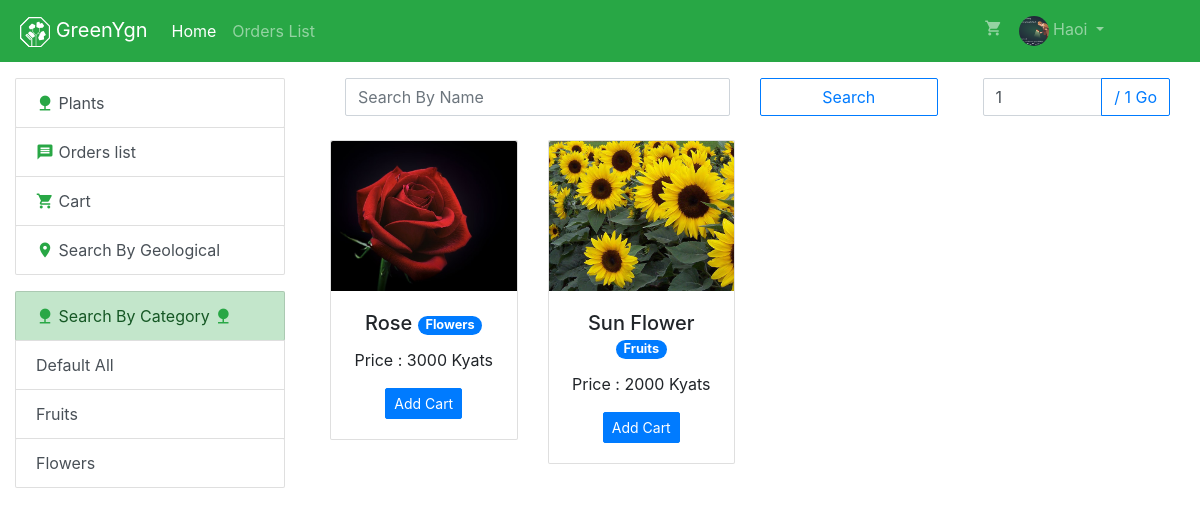
Page /users (signed in) on the earlier database version.
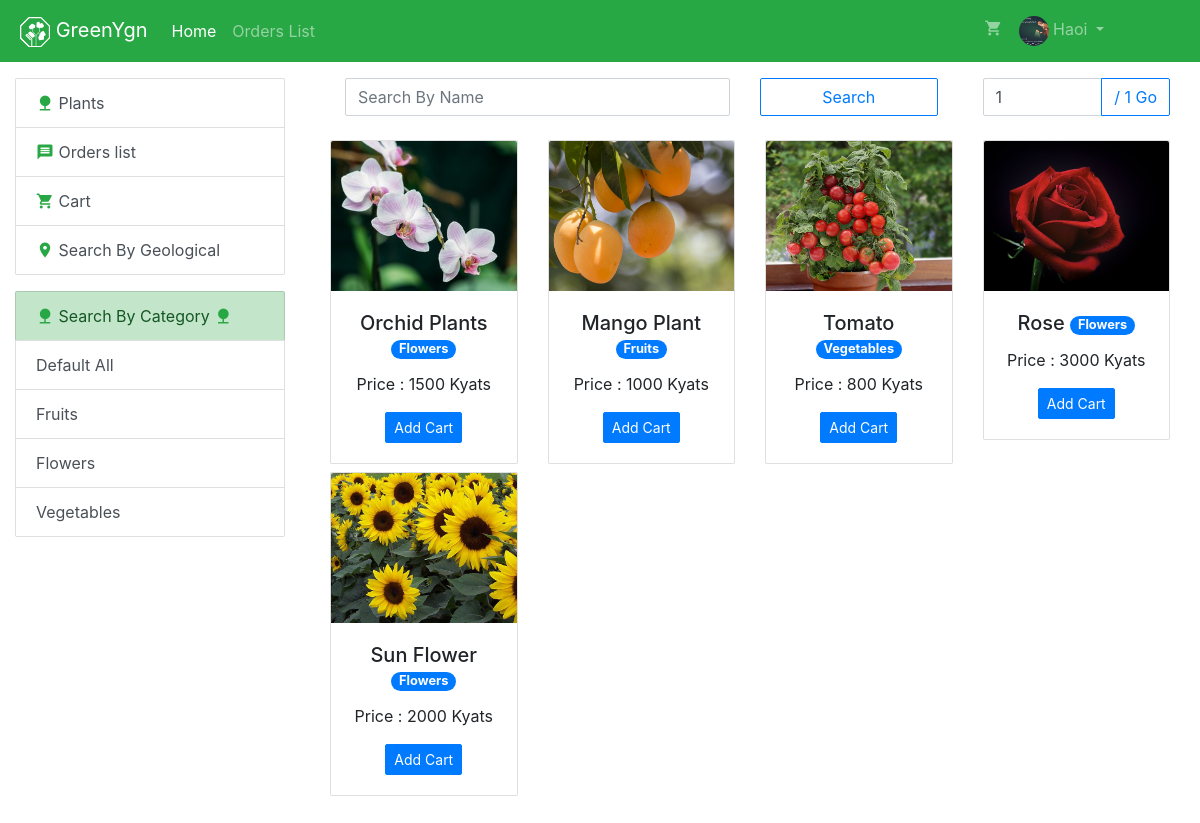
Same page on the later database version.
### tables this page shows
CREATE TABLE `category` (
  `id` int(11) NOT NULL,
  `name` varchar(100) DEFAULT NULL,
  `created_at` datetime DEFAULT NULL,
  `modified_at` datetime DEFAULT NULL,
  `deleted_at` datetime DEFAULT NULL
);

CREATE TABLE `plants` (
  `id` int(11) NOT NULL,
  `image` varchar(120) NOT NULL,
  `name` varchar(120) DEFAULT NULL,
  `price` int(11) NOT NULL,
  `category_id` int(11) NOT NULL,
  `admin_id` int(10) UNSIGNED NOT NULL,
  `deleted_at` datetime DEFAULT NULL,
  `created_at` datetime DEFAULT NULL,
  `modified_at` datetime DEFAULT NULL
);

### users/functions/index/getdata.php (called while the page is built)
<?php
if (isset($_GET['page']) && is_numeric($_GET['page'])) {
    $page = $_GET['page'];
} else {
    $page = 1;
}
$cat = (isset($_GET['cat_id']) && is_numeric($_GET['cat_id'])) ? "AND `p`.`category_id` = " . $_GET['cat_id'] : "";
$no_of_records_per_page = 8;
$offset = ($page-1) * $no_of_records_per_page;
$total_pages_sql = "SELECT COUNT(*) FROM `plants` WHERE `deleted_at` IS NULL";
$result = mysqli_query($conn,$total_pages_sql);
$total_rows = mysqli_fetch_array($result)[0];
$total_pages = ceil($total_rows / $no_of_records_per_page);
$role = [
    '`p`.`id`',
    '`p`.`image`',
    '`p`.`name`',
    '`p`.`price`',
    '`p`.`admin_id`'
];
$sql  = "SELECT " . implode(",",$role) . ", `cat`.`id` as `cat_id`, `cat`.`name` as `category_name`, `a`.`name` as `admin_name` FROM `plants` as `p`";
$sql .= " INNER JOIN `category` as `cat` ON  `p`.`category_id` = `cat`.`id` ";
$sql .= " INNER JOIN `admin` as `a` ON `p`.`admin_id` = `a`.`id` ";
$sql .= " WHERE `p`.`deleted_at`  IS NULL  $cat ORDER BY `p`.`id` DESC LIMIT $offset, $no_of_records_per_page ";
if($res = mysqli_query($conn, $sql)) {
    $result = array();
    while($row = mysqli_fetch_assoc($res)) {
       $result[] = $row;
    }
}
$sql = "SELECT * FROM `category` WHERE deleted_at IS NULL ";
    if($category = mysqli_query($conn, $sql)) {
        $category_list = array();
        while($row = mysqli_fetch_assoc($category)) {
            $category_list[] = $row;
        }
    } else {
        $_SESSION['errors'] = "ERRORS: " . mysqli_error($conn);
    }

### users/index.php (the view, shortened to what this page needs)
<?php
    require __DIR__ . "/functions/index/getdata.php";
    $title = "Home";
    require __DIR__ . "/view/begin_header.php";
    require __DIR__ . "/view/finish_header.php";
    require __DIR__ . "/view/nav/navbar.php";
?>
    <div class="container-fluid mt-3">
        <div class="row">
            <div class="col-md-3">
                <?php
                    require __DIR__ . "/view/left_url_list/left_url_list.php";
                ?>
                <div class="list-group d-none d-md-block mb-3">
                    <a href="#!" class="list-group-item list-group-item-action list-group-item-success">
                        <i class="material-icons md-18 text-success">nature</i>
                        Search By Category
                        <i class="material-icons md-18 text-success">nature</i>
                    </a>
                    <a
                    href="/users/"
                    class="list-group-item list-group-item-action"
                    >
                        Default All
                    </a>
                    <?php
                        foreach($category_list as $v) {
                    ?>
                        <a
                         href="/users/?cat_id=<?= $v['id'] ?>"
                         class="list-group-item list-group-item-action <?= (isset($_GET['cat_id']) && $_GET['cat_id'] == $v['id'])? "list-group-item-primary":"" ?>"
                        >
                            <?= $v['name'] ?>
                        </a>
                    <?php
                    }
                    ?>
                </div>
            </div>
            <div class="col-md-9">
                <div class="container-fluid">
                    <div class="row">
                        <div class="col-md-9 mb-2">
                                <div class="container-fluid">
                                    <form method="GET" action="search.php">
                                        <div class="row">
                                            <div class="col-md-8">
                                                <div class="form-group">
                                                    <input name="name" class="form-control" type="text" placeholder="Search By Name">
                                                </div>
                                            </div>
                                            <div class="col-md-4">
                                                <button href="add_admin.php" class="btn btn-outline-primary btn-block" role="button">
                                                    <i class="icon ion-md-add"></i> Search
                                                </button>
                                            </div>
                                        </div>
                                    </form>
                                </div>
                        </div>
                        <div class="col-md-3">
                            <form action="" method="get">
                                <div class="input-group mb-3">
                                        <input
                                         name="page"
                                         required type="number"
                                         class="form-control"
                                         min=1
                                         max="<?= (isset($total_pages)) ? $total_pages : '' ?>"
                                         value="<?= (isset($page)) ? $page : '' ?>"
                                        >
                                        <div class="input-group-append">
                                            <button class="btn btn-outline-primary" type="submit" id="button-addon2">
                                                / <?= (isset($total_pages)) ? $total_pages : '' ?> Go
                                            </button>
                                        </div>
                                </div>
                            </form>
                        </div>
                    </div>
                    <div class="row">
                        <?php
                            foreach($result as $v):
                        ?>
                        <div class="col-sm-6 col-md-4 col-lg-3 mb-2">
                                    <div class="card">
                                        <div class="Plant_Card_Bg_Image" style="background-image:url('<?= $v['image'] ?>')">
                                        </div>
                                        <div class="card-body text-center">
                                            <h5 class="card-title">
                                                <?= $v['name'] ?>
                                                <a href="?cat_id=<?= $v['cat_id'] ?>" class="badge badge-pill badge-primary Plant_Card_Badge">
                                                    <?= $v['category_name'] ?>
                                                </a>
                                            </h5>
                                            <p class="card-text">
                                                    Price : <?= $v['price'] ?> Kyats
                                            </p>
                                            <?php
                                                if(isset($_SESSION['cart'][$v['id']])) :
                                            ?>
                                                <a href="/users/functions/index/addtocart.php?id=<?= $v['id'] ?><?= (isset($_GET['cat_id'])? "&cat_id=" . $_GET['cat_id'] :"") ?>&page_dir=" class="btn btn-danger btn-sm">Undo</a>
                                            <?php
                                                else:
                                            ?>
                                                <a href="/users/functions/index/addtocart.php?id=<?= $v['id'] ?><?= (isset($_GET['cat_id'])? "&cat_id=" . $_GET['cat_id'] :"") ?>&page_dir=" class="btn btn-primary btn-sm">Add Cart</a>
                                            <?php
                                                endif;
                                            ?>
                                        </div>
                                    </div>
                        </div>
                        <?php
                            endforeach;
                        ?>
                    </div>
                </div>
            </div>
        </div>
    </div>
<?php
    require __DIR__ . "/view/finish_footer.php";
?>

### users/view/begin_header.php (shortened to what this page needs)
<!DOCTYPE html>
  <html lang="en">
  <head>
        <link rel="stylesheet" href="/assets/css/bootstrap.min.css">
        <link rel="stylesheet" href="/assets/css/greenygn.css">
        <link rel="stylesheet" href="/assets/css/material-fonts/material-icons.css">

### users/view/finish_header.php
</head>
<body>

### users/view/nav/navbar.php (shortened to what this page needs)
<nav class="navbar navbar-expand-lg navbar-dark bg-success ">
       <a class="navbar-brand ml-md-1" href="/">
           <img src="/assets/images/logo/greenygn.svg" width="30" height="30" alt="">
           GreenYgn
       </a>
   <div class="collapse navbar-collapse" id="navbarSupportedContent">
       <ul class="navbar-nav mr-auto">
           <li class="nav-item  <?= (isset($title) ?  ($title == 'Home')? 'active' : '' : '') ?>">
               <a class="nav-link" href="/users/"> Home </a>
           </li>
           <li class="nav-item  <?= (isset($title) ?  ($title == 'Orders')? 'active' : '' : '') ?> ">
               <a class="nav-link" href="/users/orderlist/"> Orders List</a>
           </li>
       </ul>
        <ul class="navbar-nav mr-4">
            <li class="nav-item  <?= (isset($title) ?  ($title == 'Cart')? 'active' : '' : '') ?> ">
               <a class="nav-link" href="/users/cart/">
                <i class="material-icons md-18">shopping_cart</i>
               </a>
            </li>
            <li class="nav-item  mr-5 <?= (isset($title) ?  ($title == 'Setting')? 'active' : '' : '') ?> dropdown">
                <a class="nav-link dropdown-toggle" href="#" id="navbarDropdownMenuLink" role="button" data-toggle="dropdown" aria-haspopup="true" aria-expanded="false">
                   <img class="rounded-circle" src="<?= $_SESSION['user']['image'] ?>" width="30" height="30" alt=" <?= $_SESSION['user']['name'] ?> ">
                   <?= $_SESSION['user']['name'] ?>
                </a>
            </li>
       </ul>
   </div>
</nav>

### users/view/left_url_list/left_url_list.php (shortened to what this page needs)
<div class="list-group d-none d-md-block mb-3">
    <a href="/users/" class="list-group-item list-group-item-action ">
        <i class="material-icons md-18 text-success">nature</i>
        Plants
    </a>
    <a href="/users/orderlist" class="list-group-item list-group-item-action ">
        <i class="material-icons md-18 text-success">message</i>
        Orders list
    </a>
    <a href="/users/cart/" class="list-group-item list-group-item-action ">
        <i class="material-icons md-18 text-success">shopping_cart</i>
        Cart
    </a>
    <a href="/users/map" class="list-group-item list-group-item-action ">
        <i class="material-icons md-18 text-success">location_on</i>
        Search By Geological
    </a>
</div>

### users/view/finish_footer.php
</body>
</html>

### assets/css/greenygn.css (style rules this page uses)
body { min-height: 100vh; padding-bottom: 50px; position: relative; }
.btn , .form-control, .breadcrumb, .card, .list-group-item:first-child, .list-group-item:last-child, .dropdown-menu { border-radius: 2px; }
.Plant_Card_Bg_Image { width: 100%; height: 150px; border-top-left-radius: 2px; border-top-right-radius: 2px; background-size: cover; background-position: center center; background-repeat: no-repeat; }
.Plant_Card_Badge { position: relative; font-size: 0.8rem; bottom: 1px; }

Differences in the rows shown:
added category: name "Vegetables"
added plants: image (picture), name "Orchid Plants", category.name "Flowers", price "1500"
added plants: image (picture), name "Mango Plant", category.name "Fruits", price "1000"
added plants: image (picture), name "Tomato", category.name "Vegetables", price "800"
changed plants "Sun Flower": category.name "Fruits" → "Flowers"
